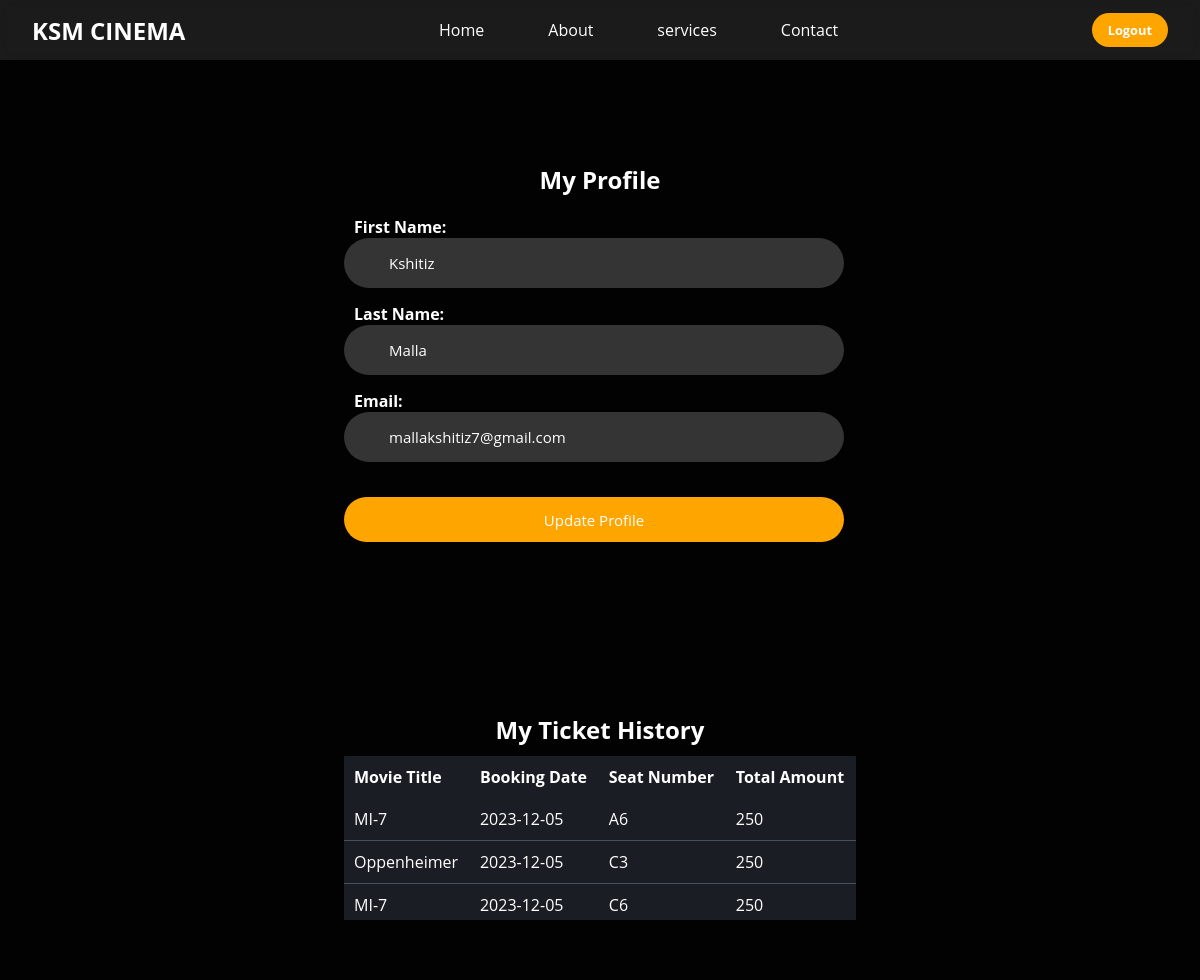
The app's page /profile.php (signed in) with its own data.
### tables this page shows
CREATE TABLE `users` (
  `cust_id` int(11) NOT NULL COMMENT 'Customer ID',
  `fname` varchar(100) NOT NULL COMMENT 'First Name',
  `lname` varchar(100) NOT NULL COMMENT 'Last Name',
  `cust_email` varchar(150) NOT NULL COMMENT 'Customer Email',
  `cust_pass` varchar(255) NOT NULL COMMENT 'Customer Password'
);

CREATE TABLE `booking` (
  `booking_id` int(10) NOT NULL,
  `cust_id` int(10) NOT NULL,
  `movieTitle` varchar(100) NOT NULL,
  `seat_id` int(10) NOT NULL,
  `booking_date` date NOT NULL,
  `total_price` bigint(11) NOT NULL
);

CREATE TABLE `seat` (
  `seat_id` int(10) NOT NULL,
  `screen_id` int(10) NOT NULL,
  `row_no` varchar(50) NOT NULL,
  `seat_no` varchar(50) NOT NULL,
  `is_booked` tinyint(1) NOT NULL DEFAULT 0
);

### profile.php (the view, shortened to what this page needs)
<?php
include 'connect.php';
$userID = $_SESSION['user_id'];
$profileQuery = "SELECT * FROM users WHERE cust_id='$userID'";
$profileResult = mysqli_query($con, $profileQuery);
$profileData = mysqli_fetch_assoc($profileResult);
$ticketHistoryQuery = "SELECT b.movieTitle, b.booking_date, b.seat_id, b.total_price, s.seat_no
                       FROM booking b
                       INNER JOIN seat s ON b.seat_id = s.seat_id
                       WHERE b.cust_id='$userID'";
$ticketHistoryResult = mysqli_query($con, $ticketHistoryQuery);
?>
<!DOCTYPE html>
<html lang="en">
<head>
    <link rel="stylesheet" type="text/css" href="css/profile.css" />
    <link rel="stylesheet" href="https://cdnjs.cloudflare.com/ajax/libs/font-awesome/6.4.0/css/all.min.css" />
</head>
<body>
    <?php include 'header.php'; ?>
    <section class="profile-section">
        <div class="container">
            <h2>My Profile</h2>
            <div class="profile-info">
                <form action="" method="post" class="form-box">
                    <div class="form-group">
                        <label for="first_name">First Name:</label>
                        <input type="text" name="first_name" id="first_name" value="<?php echo $profileData['fname']; ?>"required>
                    </div>
                    <div class="form-group">
                        <label for="last_name">Last Name:</label>
                        <input type="text" name="last_name" id="last_name" value="<?php echo $profileData['lname']; ?>"required>
                    </div>
                    <div class="form-group">
                        <label for="email">Email:</label>
                        <input type="email" name="email" id="email" value="<?php echo $profileData['cust_email']; ?>"required>
                    </div>
                    <div class="form-group">
                        <input type="submit" name="update_profile" value="Update Profile">
                    </div>
                </form>
            </div>
        </div>
    </section>
    <section class="ticket-history-section">
        <div class="ticket-container">
            <h2>My Ticket History</h2>
            <table>
                <thead>
                    <tr>
                        <th>Movie Title</th>
                        <th>Booking Date</th>
                        <th>Seat Number</th>
                        <th>Total Amount</th>
                    </tr>
                </thead>
                <tbody>
                    <?php while ($ticketHistoryData = mysqli_fetch_assoc($ticketHistoryResult)): ?>
                        <tr>
                            <td><?php echo $ticketHistoryData['movieTitle']; ?></td>
                            <td><?php echo $ticketHistoryData['booking_date']; ?></td>
                            <td><?php echo $ticketHistoryData['seat_no']; ?></td>
                            <td><?php echo $ticketHistoryData['total_price']; ?></td>
                        </tr>
                    <?php endwhile; ?>
                </tbody>
            </table>
        </div>
    </section>
</body>
</html>

### css/profile.css (style rules this page uses)
* { margin: 0; padding: 0; box-sizing: border-box; font-family: 'Open Sans', sans-serif; }
body { width: 100%; height: 100vh; background-color: #020202; background-size: cover; background-position: center; }
.profile-section { display: flex; justify-content: center; align-items: center; min-height: 75vh; }
.container { position: relative; display: flex; flex-direction: column; align-items: center; justify-content: center; width: 512px; height: 420px; overflow: hidden; z-index: 2; }
.container h2 { color: #fff; }
.profile-info { margin-top: 20px; width: 512px; }
.form-box { width: 500px; }
.form-group { margin-bottom: 15px; width: 500px; }
.form-group label { display: block; font-weight: bold; padding: 0 100px 0 10px; color: #fff; }
.form-group input[type="text"], .form-group input[type="email"] { font-size: 15px; background: rgba(255, 255, 255, 0.2); color: #fff; height: 50px; width: 100%; padding: 0 10px 0 45px; border: none; border-radius: 30px; outline: none; transition: .2s ease; }
.form-group input[type="submit"] { font-size: 15px; font-weight: 500; color: #fff; height: 45px; width: 100%; margin-top: 20px; border: none; border-radius: 30px; outline: none; background: orange; cursor: pointer; transition: scale 0.2 ease; }
.ticket-history-section { display: flex; justify-content: center; align-items: center; min-height: 40vh; }
.ticket-container { position: relative; display: flex; flex-direction: column; align-items: center; justify-content: center; width: 512px; height: 200px; overflow: hidden; z-index: 2; }
.ticket-container h2 { color: #fff; margin-bottom: 10px; }
.ticket-history-section table { width: 100%; border-collapse: collapse; border-radius: 5px; }
.ticket-history-section th { background-color: #1a1e24; color: white; padding: 10px; text-align: left; }
.ticket-history-section td { padding: 10px; border-bottom: 1px solid #48525e; background-color: #1a1e24; color: white; }

### records on screen
users: first_name "Kshitiz", last_name "Malla", email "mallakshitiz7@gmail.com"
booking: movieTitle "MI-7", booking_date "2023-12-05", seat.seat_no "A6", total_price "250"
booking: movieTitle "Oppenheimer", booking_date "2023-12-05", seat.seat_no "C3", total_price "250"
booking: movieTitle "MI-7", booking_date "2023-12-05", seat.seat_no "C6", total_price "250"
